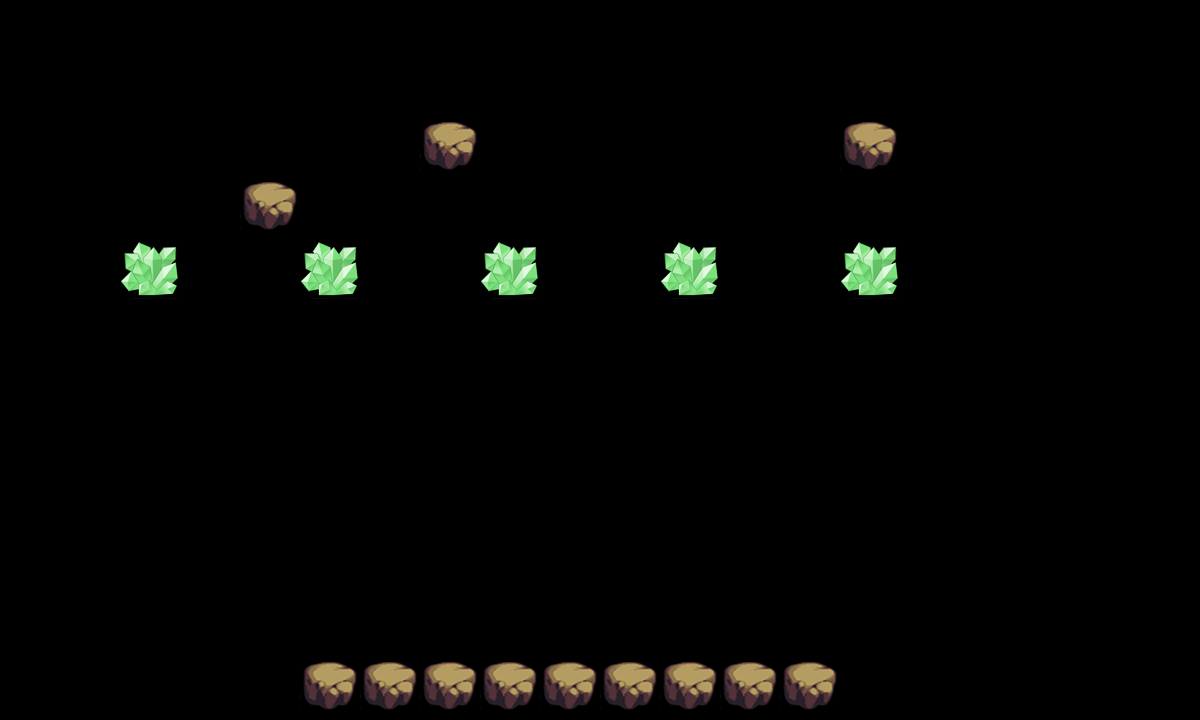

Tiled map render using the project's own tile images. Description and the map definition, with tile-layer contents summarised, below:
An orthogonal 20x12 tile map with 60x60 px tiles, 2 tile layers (canDes, cannotDes) and 104 objects (re1, tankpoint, re2, re3, re4, ...).

<map version="1.0" orientation="orthogonal" width="20" height="12" tilewidth="60" tileheight="60">
 <tileset firstgid="1" name="tmw_desert_spacing" tilewidth="60" tileheight="60">
  <image source="tmw_desert_spacing.png" width="480" height="300" />
  <tile id="30">
   <properties>
    <property name="canDes" value="1" />
   </properties>
  </tile>
 </tileset>
 <layer name="canDes" width="20" height="12">
  <data>[240 cells, 12 non-empty, 1 distinct tile ids]</data>
 </layer>
 <layer name="cannotDes" width="20" height="12">
  <data>[240 cells, 5 non-empty, 1 distinct tile ids]</data>
 </layer>
 <objectgroup name="spawnPoints" width="20" height="12">
  <object name="re1" x="720" y="180" width="60" height="60" />
  <object name="tankpoint" x="169" y="600" width="60" height="60" />
  <object name="re2" x="271" y="61" width="60" height="60" />
  <object name="re3" x="568" y="180" width="60" height="60" />
  <object name="re4" x="363" y="180" width="60" height="60" />
  <object name="re5" x="749" y="61" width="60" height="60" />
  <object name="re6" x="899" y="181" width="60" height="60" />
  <object name="re7" x="503" y="59" width="60" height="60" />
 </objectgroup>
 <objectgroup name="roadPoints" width="20" height="12" visible="0">
  <object name="p1" x="60" y="360" width="60" height="60" />
  <object name="p2" x="1080" y="360" width="60" height="60" />
 </objectgroup>
 <objectgroup name="bossPoint" width="20" height="12" visible="0">
  <object name="boss1" x="600" y="60" width="60" height="60" />
 </objectgroup>
 <objectgroup name="buildingPoint" width="20" height="12" visible="0">
  <object name="building1" x="600" y="300" width="60" height="60" />
 </objectgroup>
 <objectgroup name="endPoint" width="20" height="12">
  <object name="endpoint" x="900" y="600" width="60" height="60" />
 </objectgroup>
 <objectgroup name="morePoint" width="20" height="12">
  <object name="morepoint" x="960" y="60" width="60" height="60" />
 </objectgroup>
 <objectgroup name="minePoint" width="20" height="12">
  <object name="mine12" x="185" y="360" width="53" height="55" />
  <object name="mine11" x="125" y="359" width="56" height="57" />
  <object name="mine13" x="240" y="360" width="59" height="57" />
  <object name="mine14" x="303" y="357" width="55" height="61" />
  <object name="mine43" x="240" y="479" width="60" height="57" />
  <object name="mine44" x="302" y="479" width="60" height="57" />
  <object name="mine45" x="362" y="482" width="60" height="57" />
  <object name="mine46" x="422" y="482" width="60" height="57" />
  <object name="mine57" x="361" y="543" width="60" height="57" />
  <object name="mine66" x="361" y="602" width="60" height="57" />
  <object name="mine67" x="423" y="605" width="60" height="57" />
  <object name="mine58" x="422" y="542" width="60" height="57" />
  <object name="mine68" x="485" y="603" width="60" height="57" />
  <object name="mine59" x="485" y="541" width="60" height="57" />
  <object name="mine47" x="482" y="482" width="60" height="57" />
  <object name="mine48" x="541" y="481" width="60" height="57" />
  <object name="mine60" x="543" y="541" width="60" height="57" />
  <object name="mine69" x="543" y="601" width="60" height="57" />
  <object name="mine49" x="602" y="480" width="60" height="57" />
  <object name="mine61" x="604" y="542" width="60" height="57" />
  <object name="mine70" x="605" y="601" width="60" height="57" />
  <object name="mine71" x="661" y="602" width="60" height="57" />
  <object name="mine63" x="726" y="540" width="60" height="57" />
  <object name="mine72" x="723" y="600" width="60" height="57" />
  <object name="mine62" x="666" y="542" width="60" height="57" />
  <object name="mine51" x="725" y="481" width="60" height="57" />
  <object name="mine50" x="665" y="480" width="60" height="57" />
  <object name="mine52" x="784" y="482" width="60" height="57" />
  <object name="mine64" x="781" y="541" width="60" height="57" />
  <object name="mine73" x="781" y="602" width="60" height="57" />
  <object name="mine53" x="840" y="483" width="60" height="57" />
  <object name="mine54" x="904" y="483" width="60" height="57" />
  <object name="mine55" x="963" y="482" width="60" height="57" />
  <object name="mine41" x="121" y="479" width="60" height="57" />
  <object name="mine56" x="301" y="540" width="60" height="57" />
  <object name="mine65" x="299" y="601" width="60" height="57" />
  <object name="mine42" x="180" y="479" width="60" height="57" />
  <object name="mine26" x="121" y="419" width="60" height="57" />
  <object name="mine27" x="180" y="419" width="60" height="57" />
  <object name="mine28" x="240" y="420" width="60" height="57" />
  <object name="mine29" x="301" y="420" width="60" height="57" />
  <object name="mine30" x="362" y="421" width="60" height="57" />
  <object name="mine31" x="421" y="420" width="60" height="57" />
  <object name="mine32" x="482" y="421" width="60" height="57" />
  <object name="mine75" x="422" y="300" width="60" height="57" />
  <object name="mine34" x="603" y="421" width="60" height="57" />
  <object name="mine35" x="663" y="417" width="60" height="57" />
  <object name="mine36" x="724" y="419" width="60" height="57" />
  <object name="mine37" x="782" y="419" width="60" height="57" />
  <object name="mine38" x="842" y="421" width="60" height="57" />
  <object name="mine39" x="902" y="421" width="60" height="57" />
  <object name="mine25" x="962" y="361" width="60" height="57" />
  <object name="mine40" x="963" y="418" width="60" height="57" />
  <object name="mine24" x="901" y="361" width="60" height="57" />
  <object name="mine23" x="843" y="360" width="60" height="57" />
  <object name="mine22" x="782" y="360" width="60" height="57" />
  <object name="mine15" x="362" y="361" width="60" height="57" />
  <object name="mine21" x="722" y="357" width="60" height="57" />
  <object name="mine1" x="122" y="299" width="60" height="57" />
  <object name="mine86" x="61" y="478" width="60" height="57" />
  <object name="mine3" x="242" y="300" width="60" height="57" />
  <object name="mine4" x="302" y="300" width="60" height="57" />
  <object name="mine74" x="360" y="300" width="60" height="57" />
  <object name="mine6" x="725" y="302" width="60" height="57" />
  <object name="mine7" x="787" y="301" width="60" height="57" />
  <object name="mine8" x="845" y="301" width="60" height="57" />
  <object name="mine9" x="906" y="300" width="60" height="57" />
  <object name="mine10" x="961" y="300" width="60" height="57" />
  <object name="mine16" x="422" y="361" width="60" height="57" />
  <object name="mine20" x="661" y="360" width="60" height="57" />
  <object name="mine33" x="542" y="422" width="60" height="57" />
  <object name="mine76" x="483" y="300" width="60" height="57" />
  <object name="mine5" x="661" y="300" width="60" height="57" />
  <object name="mine17" x="482" y="360" width="60" height="57" />
  <object name="mine19" x="603" y="361" width="60" height="57" />
  <object name="mine78" x="602" y="301" width="60" height="57" />
  <object name="mine18" x="543" y="361" width="60" height="57" />
  <object name="mine77" x="544" y="301" width="60" height="57" />
  <object name="mine2" x="180" y="300" width="60" height="57" />
  <object name="mine85" x="1" y="480" width="60" height="57" />
  <object name="mine83" x="3" y="418" width="60" height="57" />
  <object name="mine81" x="3" y="359" width="60" height="57" />
  <object name="mine84" x="63" y="419" width="60" height="57" />
  <object name="mine82" x="63" y="359" width="60" height="57" />
  <object name="mine79" x="2" y="301" width="60" height="57" />
  <object name="mine80" x="62" y="300" width="60" height="57" />
  <object name="mine87" x="1021" y="297" width="60" height="57" />
  <object name="mine88" x="1023" y="361" width="60" height="57" />
  <object name="mine89" x="1025" y="420" width="60" height="57" />
  <object name="mine90" x="1023" y="478" width="60" height="57" />
 </objectgroup>
</map>
